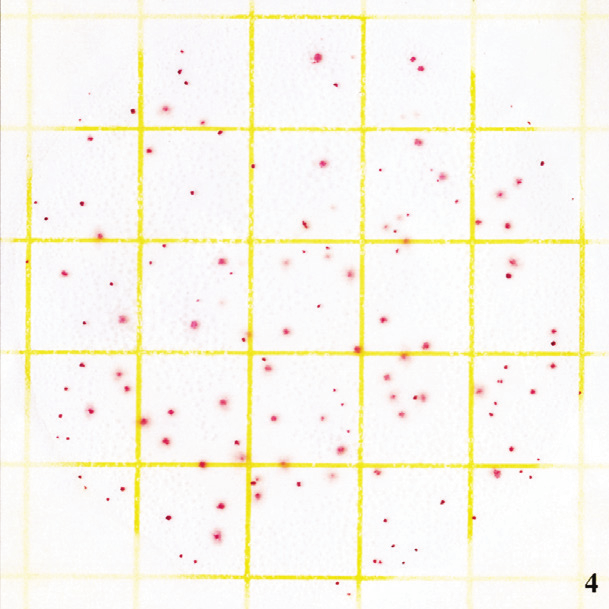
#> input picture ABC.png, 609 x 609 px, found by its file name
$ python count_abc.py
#> lines starting #> are read from the running program, lines starting #| are printed output that depends on the picture; after the words box and inside, x2 and y2 are one past the last pixel; in counts of white or black regions, pixels touching at a corner belong together
#Detect the Aerobic Bacteria
#Count all red colonies regardless of the size or intensity.
#result print in the blue dot. total numbers in the consol
#Author Shawn Hu  2021 Aug
#senhaisenhai@gmail.com
import cv2 as cv
import numpy as np

img = cv.imread('abc.png')
#> img is the input picture: shape (609, 609, 3); mean B, G, R 237.1, 247.4, 250.1
cv.imshow('origin',img)

#cover image mask the number 4 on the corner
for x in range(0,29):
    for y in range(0,29):
        img[570+x][570+y] = 255
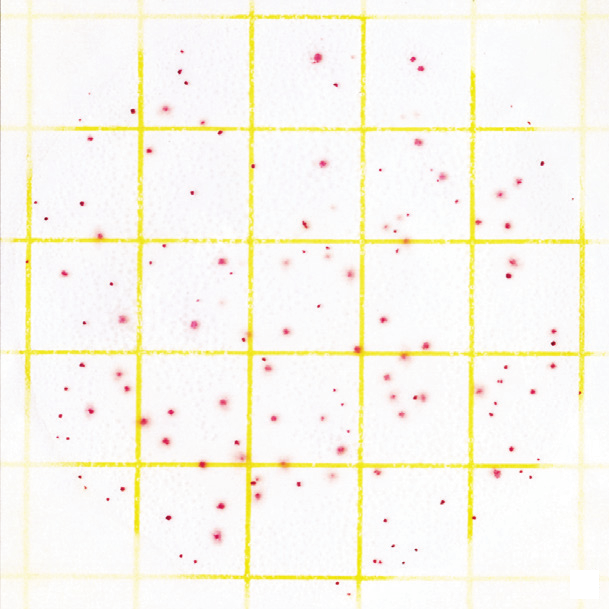
#> img: shape (609, 609, 3); 0.23% of pixels changed, all inside (x1, y1, x2, y2) = (570, 570, 599, 599)


b,g,r = cv.split(img)
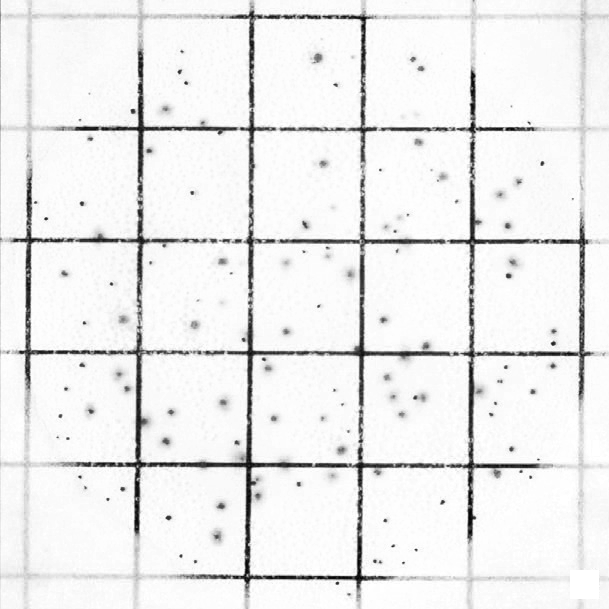
#> b: shape (609, 609); min 3, max 255, mean 237.2
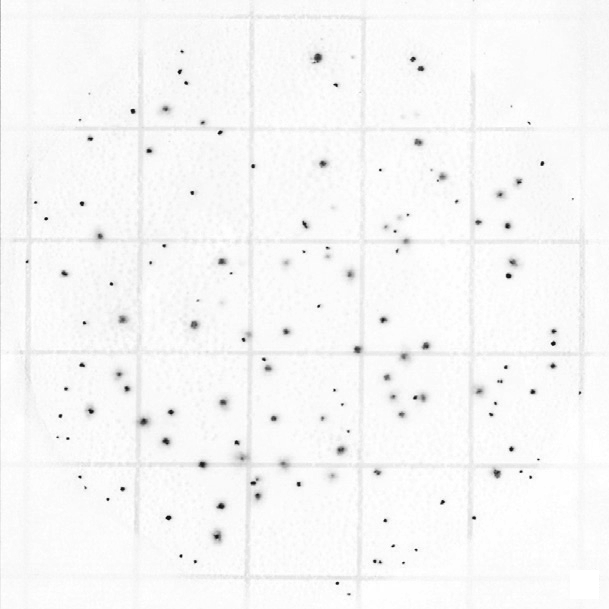
#> g: shape (609, 609); min 17, max 255, mean 247.5

corners = cv.goodFeaturesToTrack(g,490000,0.02,8)
#> corners = 136 rows, first 8: [107, 499], [385, 520], [47, 218], [195, 561], [337, 583], [380, 170], [180, 556], [185, 82]
corners = np.int0(corners)

count = 0
for i in corners:
    x,y = i.ravel()
    cv.circle(img,(x,y),3,255,-1)
    count = count + 1
#> this loop made 136 passes
#> (x, y) on passes 1 to 12: (107, 499), (385, 520), (47, 218), (195, 561), (337, 583), (380, 170), (180, 556), (185, 82), (374, 561), (111, 283), (179, 73), (530, 477)
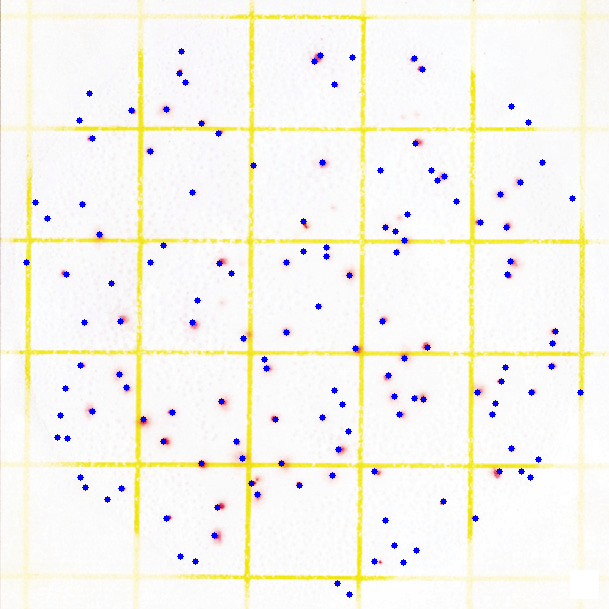
#> img: shape (609, 609, 3); 1.06% of pixels changed, all inside (x1, y1, x2, y2) = (23, 48, 584, 598)
#> after the loop, count = 136


cv.imshow('detected',img)


print("Total count: {}".format(count))
#| Total count: 136
cv.waitKey(0)
